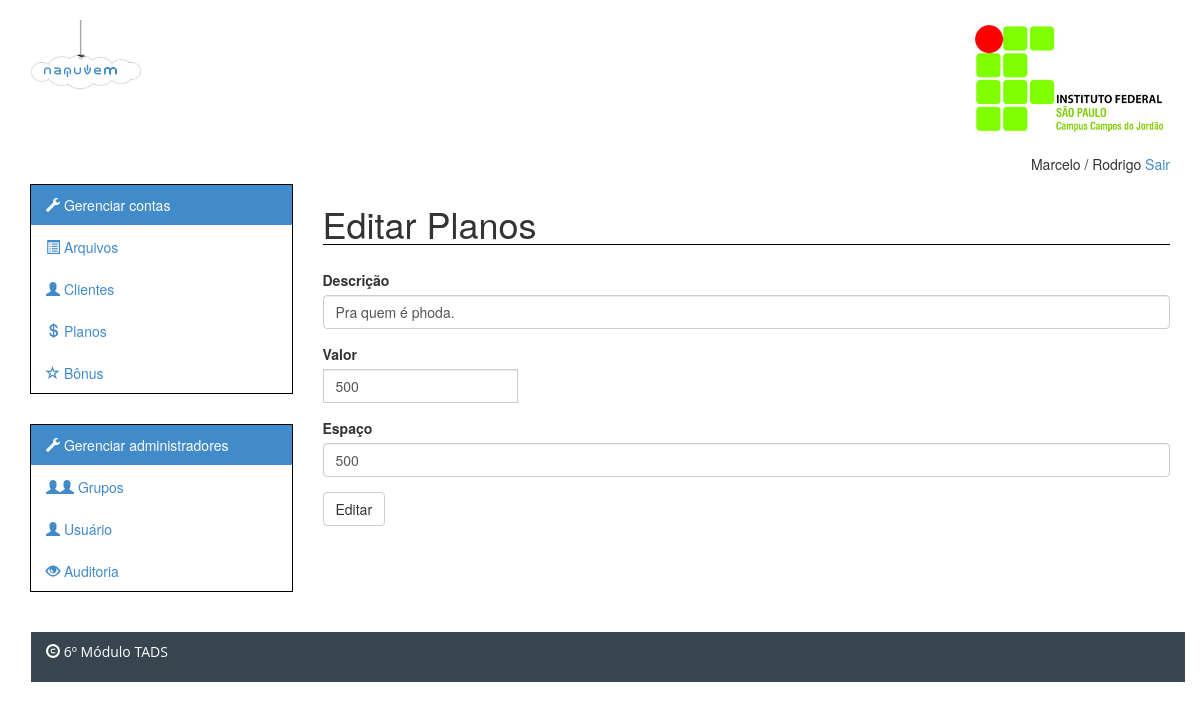
Page /index.php/adm_planos/editar/7 on the committed database.
### tables this page shows
CREATE TABLE `planos` (
  `codigo` int(11) NOT NULL AUTO_INCREMENT,
  `descricao` text NOT NULL,
  `valor` double NOT NULL,
  `espaco` bigint(20) NOT NULL,
  `nome` varchar(45) NOT NULL,
  PRIMARY KEY (`codigo`),
  UNIQUE KEY `nome_UNIQUE` (`nome`)
);

### src/application/controllers/adm_planos.php (called while the page is built, shortened)
<?php if ( ! defined('BASEPATH')) exit('No direct script access allowed');
class Adm_Planos extends CI_Controller {
	public function editar($codigo = NULL)
	{
		if(!$codigo)
			redirect('/adm_planos/listar');
		else
		{
			$this->load->model('PlanosModel', 'planos');
			$planos = $this->planos->get($codigo);
			$dados = array('planos' => $planos);
			$modulo = array('modulo' => 'adm_planos');
			$this->load->view('adm/layout/header');
			$this->load->view('adm/layout/menu');
			$this->load->view('adm/planos/editar', $dados);
			$this->load->view('adm/layout/footer', $modulo);
		}
	}
}

### src/index.php (called while the page is built, shortened)
<?php
require_once BASEPATH.'core/CodeIgniter.php';

### src/application/models/planosmodel.php (called while the page is built, shortened)
<?php if (!defined('BASEPATH')) exit('No direct script access allowed');
	class PlanosModel extends CI_Model {
		public function get($codigo = NULL)
		{
			$this->db->order_by('descricao');
			if(!$codigo)
			{
				$query = $this->db->get('planos');
				return $query->result();
			}
			else
			{
				$where = array('codigo' => $codigo);
				$query = $this->db->get_where('planos', $where);
				return $query->row();
			}
		}
	}
?>

### src/application/views/adm/planos/editar.php (the view, shortened to what this page needs)
<section class = "col-sm-9" id = "content">
	<h1>Editar Planos</h1>
	<form action="<?php echo site_url('adm_planos/editar_plano'); ?>" method = "post"
	id = "frm_cadastro">
		<div class="form-group">
			<label for="descricao">Descrição</label>
			<input type="text" class="form-control required" id="descricao" name = "descricao" value = "<?php echo $planos->descricao; ?>"
			placeholder="Digite a descrição do plano" />
		</div>
		<div class="form-group">
			<label for="valor">Valor</label>
		    <div class="input-group">
		      <input type="number" class="form-control required" id="valor" name = "valor" value = "<?php echo $planos->valor; ?>"
		      placeholder="Digite o valor do plano" />
		    </div>
		</div>
		<div class="form-group">
			<label for="espaco">Espaço</label>
			<input type="number" class="form-control required" id="espaco" name = "espaco" value = "<?php echo $planos->espaco; ?>"
			placeholder="Digite o espaço" />
		</div>
		<button type="submit" class="btn btn-default" id = "btn_editar">Editar</button>
	</form>
</section>

### src/css/estilo_admin.css (style rules this page uses)
h1 { border-bottom: 1px solid black; }
#frm_cadastro { padding: 15px 0px 15px 0px; }

### rows in the picture
planos: descricao "Pra quem é phoda.", valor "500", espaco "500"
